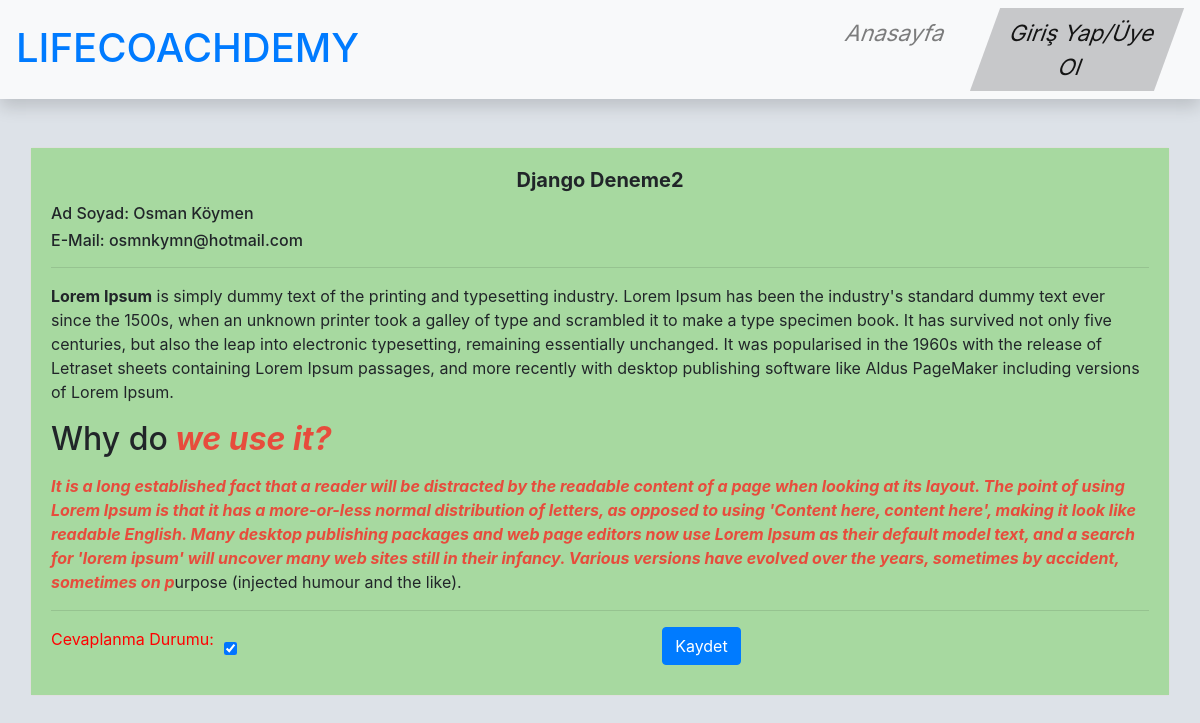
The app's page /contact/django-deneme2/ with its own data.
### contact/models.py (models this page shows, shortened)
class Contact(models.Model):
    full_name = models.CharField(max_length=250, verbose_name='Ad Soyad')
    name = models.CharField(max_length=120, verbose_name='Başlık')
    eMail = models.EmailField(verbose_name='E-mail')
    content = RichTextField(verbose_name='İçerik', null=True, blank=True)
    slug = models.SlugField(unique=True, editable=False, max_length=130)
    answered = models.BooleanField(verbose_name='Cevaplanma Durumu', default=False)
    post_answered_user = models.ForeignKey('auth.User', verbose_name='Postu Cevaplayan Kişi', on_delete=models.CASCADE, null=True, blank=True)

### contact/views.py (the view, shortened to what this page needs)
# urls.py: url(r'^(?P<slug>[\w-]+)/$', contact_detail, name='detail'),
def contact_detail(request, slug):
    contact = get_object_or_404(Contact, slug=slug)
    form = ContactUpdateForm(request.POST or None, instance=contact)
    context = {
        'form' : form,
        'contact' : contact
    }
    return render(request, 'contact/detail.html', context)

### contact/forms.py
class ContactUpdateForm(forms.ModelForm):
    class Meta:
        model = Contact
        fields = [
            'answered',
        ]

### templates/contact/detail.html (shortened to what this page needs)
{% extends 'base.html' %}
{% load crispy_forms_tags %}
{% block body %}
        <div class="container">
            <div class="row justify-content-center mt-5" style="margin-top:20px;">
                <div class="card">
                   <div class="card-body" style="background-color: {% if contact.answered %}#a7d9a0{% endif %}{% if not contact.answered %}#d9a9a0{% endif %}">
                        <h5 class="card-title" style="text-align:center;font-weight: bold;">{{ contact.name }}</h5>
                        <h6>Ad Soyad: {{ contact.full_name }}</h6>
                        <h6>E-Mail: {{ contact.eMail }}</h6>
                        <hr>
                        <p class="card-text">{{ contact.content|safe|linebreaks }}</p>
                        <hr>
                        <form method="post" style="color: white;">
                            <div>
                                <div style="float:left;"><p style="color:red;">Cevaplanma Durumu: </p></div>
                                <div style="float:left;padding: 10px;color:{% if contact.answered %}#84b67e{% endif %}{% if not contact.answered %}#b67e7e{% endif %}">{{ form|crispy }}</div>
                            </div>
                            <div style="text-align:center;margin-bottom:10px;">
                                <input class="btn btn-primary" type="submit" value="Kaydet">
                            </div>
                        </form>
                    </div>
                </div>
            </div>
        </div>
{% endblock %}

### static/css/base.css (style rules this page uses)
body { background-color: #dde2e8; }

### records on screen
Contact: name "Django Deneme2", full_name "Osman Köymen", eMail "osmnkymn@hotmail.com", content "Lorem Ipsum is simply dummy text of the printing and typesetting industry. Lorem Ipsum has been the industry's standard dummy text ever since the 1500s, when an unknown printer took a galley of type and scrambled it to make a type specimen book. It has survived not only five centuries, but also the leap into electronic typesetting, remaining essentially unchanged. It was popularised in the 1960s with the release of Letraset sheets containing Lorem Ipsum passages, and more recently with desktop publishing software like Aldus PageMaker including versions of Lorem Ipsum. Why do we use it? It is a long established fact that a reader will be distracted by the readable content of a page when…", answered "☑"
